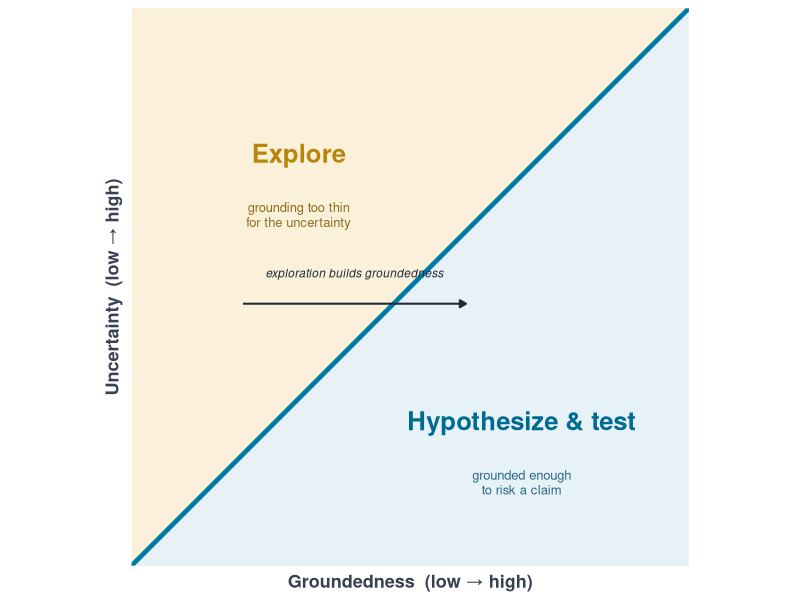

R code for this plot:
## ---- chunk 1
#| label: fig-groundedness-threshold
#| fig-cap: "The groundedness threshold. When uncertainty runs ahead of what you have actually observed, you sit in the *explore* region and any hypothesis is a guess. Exploration builds groundedness and carries you across the line, into territory where a claim is finally worth testing."
#| echo: false
#| warning: false
#| message: false
#| fig-width: 6
#| fig-height: 6
#| out-width: "540px"
library(ggplot2)
explore <- data.frame(x = c(0, 0, 1), y = c(0, 1, 1))
hypo    <- data.frame(x = c(0, 1, 1), y = c(0, 0, 1))
ggplot() +
  geom_polygon(data = explore, aes(x, y), fill = "#FBF0D9") +
  geom_polygon(data = hypo,    aes(x, y), fill = "#E6F2F7") +
  geom_segment(aes(x = 0, y = 0, xend = 1, yend = 1), color = "#007BA7", linewidth = 1.6) +
  annotate("text", x = 0.30, y = 0.74, label = "Explore", color = "#B8860B", fontface = 2, size = 6.5) +
  annotate("text", x = 0.30, y = 0.63, label = "grounding too thin\nfor the uncertainty", color = "#8A6D1F", size = 3.3, lineheight = 0.95) +
  annotate("text", x = 0.70, y = 0.26, label = "Hypothesize & test", color = "#006B90", fontface = 2, size = 6.5) +
  annotate("text", x = 0.70, y = 0.15, label = "grounded enough\nto risk a claim", color = "#2B6A86", size = 3.3, lineheight = 0.95) +
  annotate("segment", x = 0.20, y = 0.47, xend = 0.60, yend = 0.47, color = "#1F2937", linewidth = 0.7, arrow = arrow(length = unit(0.18, "cm"), type = "closed")) +
  annotate("text", x = 0.40, y = 0.525, label = "exploration builds groundedness", color = "#1F2937", size = 3, fontface = 3) +
  scale_x_continuous("Groundedness  (low → high)", limits = c(0, 1), expand = c(0, 0)) +
  scale_y_continuous("Uncertainty  (low → high)", limits = c(0, 1), expand = c(0, 0)) +
  coord_fixed() +
  theme_minimal(base_size = 13) +
  theme(axis.text = element_blank(), axis.ticks = element_blank(),
        panel.grid = element_blank(),
        axis.title = element_text(face = 2, color = "#374151"),
        plot.margin = margin(6, 10, 6, 6))
